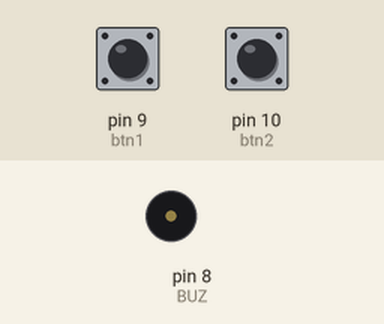
Recording of a sketch running on a simulated Arduino Uno, built with avr-gcc and run on an emulated ATmega328P. Shown: buzzer (waves = sounding, pin HIGH). Inputs (shaded band) come from the test bench; at power-on: pin 10 (btn2) HIGH, pin 9 (btn1) HIGH.

Above: at 1.2 s.
1.3 s: pin 10 (btn2) pulled LOW for 1 s
At 1.42 s:
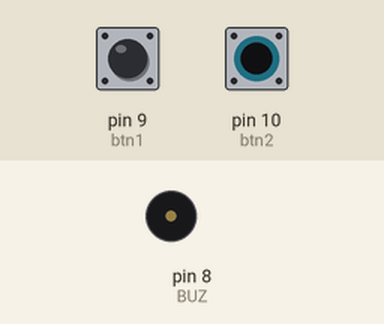
4.3 s: pin 10 (btn2) pulled LOW for 3.2 s
At 8.6 s:
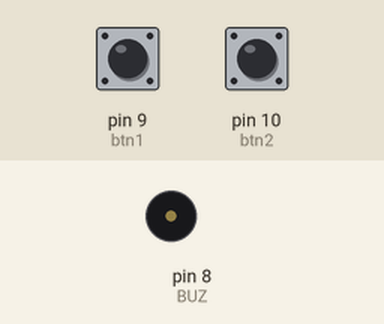
9.0 s: pin 9 (btn1) pulled LOW for 3.2 s
At 9.3 s:
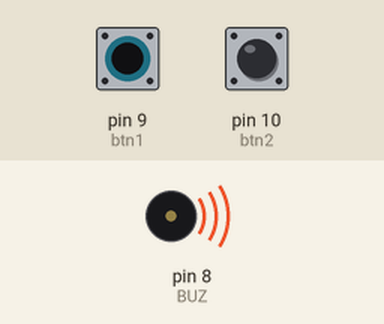
Timing chart, 0 to 13.7 s (numbered marks = the images above; inputs shaded):
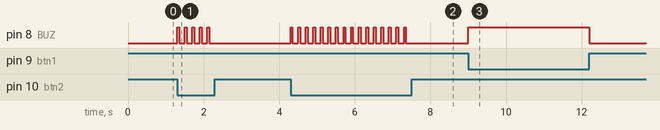

The sketch:

8_Buzzer3.ino
```cpp
int BUZ = 8;
int btn1 = 9;
int btn2 = 10;

// 5주차 3번과제 : 버튼 두 개를 사용하여 하나는 연속적인 소리, 다른 하나는 단속적인 소리가 나오게 함
void setup()
{
  pinMode(BUZ, OUTPUT);
  pinMode(btn1, INPUT_PULLUP);
  pinMode(btn2, INPUT_PULLUP);
}

void loop()
{
  // 위에 버튼만 누르면 연속적인 소리
  if(!digitalRead(btn1) && digitalRead(btn2))
    digitalWrite(BUZ, HIGH);

  // 아래 버튼만 누르면 단속적인 소리
  else if(digitalRead(btn1) && !digitalRead(btn2))
    {
      digitalWrite(BUZ, HIGH);
      delay(50);
      digitalWrite(BUZ, LOW);
      delay(50);
    }

  // 버튼 두 개를 동시에 눌렀거나 버튼을 아무것도 안 눌렀을 때
  else
    digitalWrite(BUZ, LOW);
  delay(100); // 하드웨어와 소프트웨어 간의 속도차이로 인한 동작 불량 발생을 예방하기 위해
}
```

Measured:
- after the input at 1.3 s, pin 8 (BUZ): alternates HIGH for 0.05 s and LOW for 0.15 s, 10 changes in all, then stays LOW, starting at once
- after the input at 4.3 s, pin 8 (BUZ): alternates HIGH for 0.05 s and LOW for 0.15 s, 32 changes in all, then stays LOW, starting at once
- after the input at 9.0 s, pin 8 (BUZ): LOW → HIGH at once, → LOW 3.2 s later
